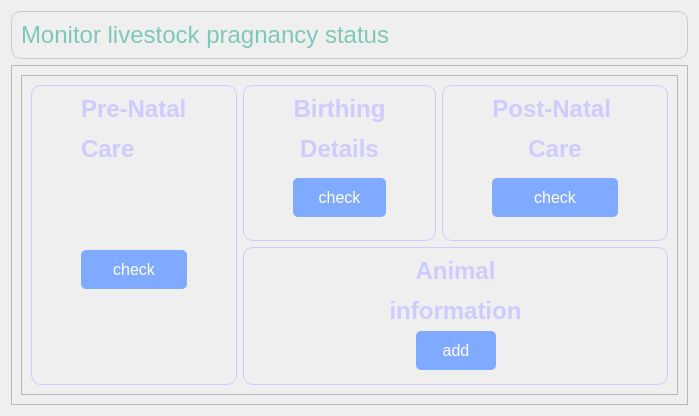
                         <widget class="QWidget" name="pregnancyMonitoring">
                          <attribute name="title">
                           <string>Pregnancy Monitoring</string>
                          </attribute>
                          <layout class="QGridLayout" name="gridLayout_47">
                           <item row="1" column="0">
                            <widget class="QFrame" name="frame_42">
                             <property name="styleSheet">
                              <string notr="true">
#frame_43, #frame_44, #frame_45, #frame_46{
	border: 1px solid  #ccccff;
	border-radius: 10px;
}

QPushButton {
    min-width: 30px;
    padding: 10px 25px;
    border-radius: 5px;
    font-size: 16px;
    margin-bottom: 5px;
	background:  #80aaff;
	color: #fff;
}

QPushButton::hover{
	background-color: #003366;
}

QLabel{
	color: #ccccff;
	font-weight: 500;
}</string>
                             </property>
                             <property name="frameShape">
                              <enum>QFrame::StyledPanel</enum>
                             </property>
                             <property name="frameShadow">
                              <enum>QFrame::Raised</enum>
                             </property>
                             <layout class="QGridLayout" name="gridLayout_49">
                              <item row="1" column="0">
                               <widget class="QFrame" name="frame_47">
                                <property name="maximumSize">
                                 <size>
                                  <width>721</width>
                                  <height>320</height>
                                 </size>
                                </property>
                                <property name="frameShape">
                                 <enum>QFrame::StyledPanel</enum>
                                </property>
                                <property name="frameShadow">
                                 <enum>QFrame::Raised</enum>
                                </property>
                                <layout class="QGridLayout" name="gridLayout_48">
                                 <item row="0" column="3">
                                  <widget class="QFrame" name="frame_46">
                                   <property name="frameShape">
                                    <enum>QFrame::StyledPanel</enum>
                                   </property>
                                   <property name="frameShadow">
                                    <enum>QFrame::Raised</enum>
                                   </property>
                                   <layout class="QGridLayout" name="gridLayout_53">
                                    <item row="0" column="1">
                                     <widget class="QLabel" name="label_38">
                                      <property name="styleSheet">
                                       <string notr="true"/>
                                      </property>
                                      <property name="text">
                                       <string>&lt;html&gt;&lt;head/&gt;&lt;body&gt;&lt;p align=&quot;center&quot;&gt;&lt;span style=&quot; font-size:18pt;&quot;&gt;Post-Natal &lt;/span&gt;&lt;/p&gt;&lt;p align=&quot;center&quot;&gt;&lt;span style=&quot; font-size:18pt;&quot;&gt;Care&lt;/span&gt;&lt;/p&gt;&lt;/body&gt;&lt;/html&gt;</string>
                                      </property>
                                     </widget>
                                    </item>
                                    <item row="2" column="1">
                                     <widget class="QPushButton" name="pushButton_17">
                                      <property name="minimumSize">
                                       <size>
                                        <width>80</width>
                                        <height>0</height>
                                       </size>
                                      </property>
                                      <property name="cursor">
                                       <cursorShape>PointingHandCursor</cursorShape>
                                      </property>
                                      <property name="text">
                                       <string>check</string>
                                      </property>
                                     </widget>
                                    </item>
                                    <item row="2" column="0">
                                     <spacer name="horizontalSpacer_9">
                                      <property name="orientation">
                                       <enum>Qt::Horizontal</enum>
                                      </property>
                                      <property name="sizeHint" stdset="0">
                                       <size>
                                        <width>40</width>
                                        <height>20</height>
                                       </size>
                                      </property>
                                     </spacer>
                                    </item>
                                    <item row="3" column="1">
                                     <spacer name="verticalSpacer_21">
                                      <property name="orientation">
                                       <enum>Qt::Vertical</enum>
                                      </property>
                                      <property name="sizeHint" stdset="0">
                                       <size>
                                        <width>20</width>
                                        <height>40</height>
                                       </size>
                                      </property>
                                     </spacer>
                                    </item>
                                    <item row="1" column="1">
                                     <spacer name="verticalSpacer_20">
                                      <property name="orientation">
                                       <enum>Qt::Vertical</enum>
                                      </property>
                                      <property name="sizeHint" stdset="0">
                                       <size>
                                        <width>20</width>
                                        <height>40</height>
                                       </size>
                                      </property>
                                     </spacer>
                                    </item>
                                    <item row="2" column="2">
                                     <spacer name="horizontalSpacer_10">
                                      <property name="orientation">
                                       <enum>Qt::Horizontal</enum>
                                      </property>
                                      <property name="sizeHint" stdset="0">
                                       <size>
                                        <width>40</width>
                                        <height>20</height>
                                       </size>
                                      </property>
                                     </spacer>
                                    </item>
                                   </layout>
                                  </widget>
                                 </item>
                                 <item row="0" column="2">
                                  <widget class="QFrame" name="frame_45">
                                   <property name="frameShape">
                                    <enum>QFrame::StyledPanel</enum>
                                   </property>
                                   <property name="frameShadow">
                                    <enum>QFrame::Raised</enum>
                                   </property>
                                   <layout class="QGridLayout" name="gridLayout_52">
                                    <item row="2" column="2">
                                     <spacer name="horizontalSpacer_8">
                                      <property name="orientation">
                                       <enum>Qt::Horizontal</enum>
                                      </property>
                                      <property name="sizeHint" stdset="0">
                                       <size>
                                        <width>40</width>
                                        <height>20</height>
                                       </size>
                                      </property>
                                     </spacer>
                                    </item>
                                    <item row="3" column="1">
                                     <spacer name="verticalSpacer_18">
                                      <property name="orientation">
                                       <enum>Qt::Vertical</enum>
                                      </property>
                                      <property name="sizeHint" stdset="0">
                                       <size>
                                        <width>20</width>
                                        <height>40</height>
                                       </size>
                                      </property>
                                     </spacer>
                                    </item>
                                    <item row="0" column="1">
                                     <widget class="QLabel" name="label_37">
                                      <property name="styleSheet">
                                       <string notr="true"/>
                                      </property>
                                      <property name="text">
                                       <string>&lt;html&gt;&lt;head/&gt;&lt;body&gt;&lt;p align=&quot;center&quot;&gt;&lt;span style=&quot; font-size:18pt;&quot;&gt;Birthing&lt;/span&gt;&lt;/p&gt;&lt;p align=&quot;center&quot;&gt;&lt;span style=&quot; font-size:18pt;&quot;&gt; Details&lt;/span&gt;&lt;/p&gt;&lt;/body&gt;&lt;/html&gt;</string>
                                      </property>
                                     </widget>
                                    </item>
                                    <item row="2" column="0">
                                     <spacer name="horizontalSpacer_7">
                                      <property name="orientation">
                                       <enum>Qt::Horizontal</enum>
                                      </property>
                                      <property name="sizeHint" stdset="0">
                                       <size>
                                        <width>40</width>
                                        <height>20</height>
                                       </size>
                                      </property>
                                     </spacer>
                                    </item>
                                    <item row="2" column="1">
                                     <widget class="QPushButton" name="pushButton_16">
                                      <property name="minimumSize">
                                       <size>
                                        <width>80</width>
                                        <height>0</height>
                                       </size>
                                      </property>
                                      <property name="cursor">
                                       <cursorShape>PointingHandCursor</cursorShape>
                                      </property>
                                      <property name="text">
                                       <string>check</string>
                                      </property>
                                     </widget>
                                    </item>
                                    <item row="1" column="1">
                                     <spacer name="verticalSpacer_19">
                                      <property name="orientation">
                                       <enum>Qt::Vertical</enum>
                                      </property>
                                      <property name="sizeHint" stdset="0">
                                       <size>
                                        <width>20</width>
                                        <height>40</height>
                                       </size>
                                      </property>
                                     </spacer>
                                    </item>
                                   </layout>
                                  </widget>
                                 </item>
                                 <item row="0" column="1" rowspan="2">
                                  <widget class="QFrame" name="frame_44">
                                   <property name="frameShape">
                                    <enum>QFrame::StyledPanel</enum>
                                   </property>
                                   <property name="frameShadow">
                                    <enum>QFrame::Raised</enum>
                                   </property>
                                   <layout class="QGridLayout" name="gridLayout_51">
                                    <item row="2" column="1">
                                     <widget class="QPushButton" name="pushButton_15">
                                      <property name="minimumSize">
                                       <size>
                                        <width>80</width>
                                        <height>0</height>
                                       </size>
                                      </property>
                                      <property name="cursor">
                                       <cursorShape>PointingHandCursor</cursorShape>
                                      </property>
                                      <property name="text">
                                       <string>check</string>
                                      </property>
                                     </widget>
                                    </item>
                                    <item row="0" column="1">
                                     <widget class="QLabel" name="label_36">
                                      <property name="styleSheet">
                                       <string notr="true"/>
                                      </property>
                                      <property name="text">
                                       <string>&lt;html&gt;&lt;head/&gt;&lt;body&gt;&lt;p&gt;&lt;span style=&quot; font-size:18pt;&quot;&gt;Pre-Natal&lt;/span&gt;&lt;/p&gt;&lt;p&gt;&lt;span style=&quot; font-size:18pt;&quot;&gt;Care&lt;/span&gt;&lt;/p&gt;&lt;/body&gt;&lt;/html&gt;</string>
                                      </property>
                                     </widget>
                                    </item>
                                    <item row="3" column="1">
                                     <spacer name="verticalSpacer_14">
                                      <property name="orientation">
                                       <enum>Qt::Vertical</enum>
                                      </property>
                                      <property name="sizeHint" stdset="0">
                                       <size>
                                        <width>20</width>
                                        <height>40</height>
                                       </size>
                                      </property>
                                     </spacer>
                                    </item>
                                    <item row="2" column="2">
                                     <spacer name="horizontalSpacer_6">
                                      <property name="orientation">
                                       <enum>Qt::Horizontal</enum>
                                      </property>
                                      <property name="sizeHint" stdset="0">
                                       <size>
                                        <width>40</width>
                                        <height>20</height>
                                       </size>
                                      </property>
                                     </spacer>
                                    </item>
                                    <item row="2" column="0">
                                     <spacer name="horizontalSpacer_5">
                                      <property name="orientation">
                                       <enum>Qt::Horizontal</enum>
                                      </property>
                                      <property name="sizeHint" stdset="0">
                                       <size>
                                        <width>40</width>
                                        <height>20</height>
                                       </size>
                                      </property>
                                     </spacer>
                                    </item>
                                    <item row="1" column="1">
                                     <spacer name="verticalSpacer_17">
                                      <property name="orientation">
                                       <enum>Qt::Vertical</enum>
                                      </property>
                                      <property name="sizeHint" stdset="0">
                                       <size>
                                        <width>20</width>
                                        <height>40</height>
                                       </size>
                                      </property>
                                     </spacer>
                                    </item>
                                   </layout>
                                  </widget>
                                 </item>
                                 <item row="1" column="2" colspan="2">
                                  <widget class="QFrame" name="frame_43">
                                   <property name="frameShape">
                                    <enum>QFrame::StyledPanel</enum>
                                   </property>
                                   <property name="frameShadow">
                                    <enum>QFrame::Raised</enum>
                                   </property>
                                   <layout class="QGridLayout" name="gridLayout_50">
                                    <item row="0" column="0" colspan="3">
                                     <widget class="QLabel" name="label_35">
                                      <property name="styleSheet">
                                       <string notr="true"/>
                                      </property>
                                      <property name="text">
                                       <string>&lt;html&gt;&lt;head/&gt;&lt;body&gt;&lt;p align=&quot;center&quot;&gt;&lt;span style=&quot; font-size:18pt;&quot;&gt;Animal&lt;/span&gt;&lt;/p&gt;&lt;p align=&quot;center&quot;&gt;&lt;span style=&quot; font-size:18pt;&quot;&gt;information&lt;/span&gt;&lt;/p&gt;&lt;/body&gt;&lt;/html&gt;</string>
                                      </property>
                                     </widget>
                                    </item>
                                    <item row="1" column="1">
                                     <spacer name="verticalSpacer_9">
                                      <property name="orientation">
                                       <enum>Qt::Vertical</enum>
                                      </property>
                                      <property name="sizeHint" stdset="0">
                                       <size>
                                        <width>20</width>
                                        <height>1</height>
                                       </size>
                                      </property>
                                     </spacer>
                                    </item>
                                    <item row="2" column="1">
                                     <widget class="QPushButton" name="pushButton_13">
                                      <property name="minimumSize">
                                       <size>
                                        <width>80</width>
                                        <height>0</height>
                                       </size>
                                      </property>
                                      <property name="cursor">
                                       <cursorShape>PointingHandCursor</cursorShape>
                                      </property>
                                      <property name="text">
                                       <string>add</string>
                                      </property>
                                     </widget>
                                    </item>
                                    <item row="3" column="1">
                                     <spacer name="verticalSpacer_10">
                                      <property name="orientation">
                                       <enum>Qt::Vertical</enum>
                                      </property>
                                      <property name="sizeHint" stdset="0">
                                       <size>
                                        <width>20</width>
                                        <height>1</height>
                                       </size>
                                      </property>
                                     </spacer>
                                    </item>
                                    <item row="2" column="2">
                                     <spacer name="horizontalSpacer_4">
                                      <property name="orientation">
                                       <enum>Qt::Horizontal</enum>
                                      </property>
                                      <property name="sizeHint" stdset="0">
                                       <size>
                                        <width>40</width>
                                        <height>20</height>
                                       </size>
                                      </property>
                                     </spacer>
                                    </item>
                                    <item row="2" column="0">
                                     <spacer name="horizontalSpacer_3">
                                      <property name="orientation">
                                       <enum>Qt::Horizontal</enum>
                                      </property>
                                      <property name="sizeHint" stdset="0">
                                       <size>
                                        <width>40</width>
                                        <height>20</height>
                                       </size>
                                      </property>
                                     </spacer>
                                    </item>
                                   </layout>
                                  </widget>
                                 </item>
                                </layout>
                               </widget>
                              </item>
                             </layout>
                            </widget>
                           </item>
                           <item row="0" column="0">
                            <widget class="QFrame" name="frame_56">
                             <property name="styleSheet">
                              <string notr="true">#frame_56{
	border: 1px solid #ccc;
	border-radius: 10px;
}</string>
                             </property>
                             <property name="frameShape">
                              <enum>QFrame::StyledPanel</enum>
                             </property>
                             <property name="frameShadow">
                              <enum>QFrame::Raised</enum>
                             </property>
                             <layout class="QGridLayout" name="gridLayout_60">
                              <item row="0" column="0">
                               <widget class="QLabel" name="label_22">
                                <property name="text">
                                 <string>&lt;html&gt;&lt;head/&gt;&lt;body&gt;&lt;p&gt;&lt;span style=&quot; font-size:18pt; color:#7ec8b9;&quot;&gt;Monitor livestock pragnancy status&lt;/span&gt;&lt;/p&gt;&lt;/body&gt;&lt;/html&gt;</string>
                                </property>
                               </widget>
                              </item>
                             </layout>
                            </widget>
                           </item>
                          </layout>
                         </widget>
